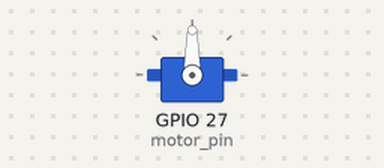
A program run on a simulated Raspberry Pi (BCM pin numbers). Shown: servo. Servo angles are drawn from the pulse width (0.5 ms = 0°, 2.5 ms = 180°). At 18.0 s the program stops and its outputs stay as they are.

Above: at 0.05 s.
At 3.0 s:
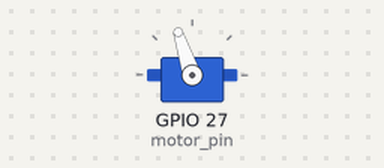
At 6.0 s:
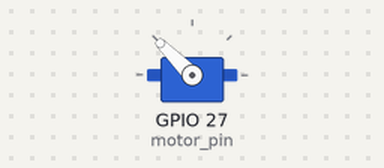
Timing chart, 0 to 7.8 s (numbered marks = the images above):
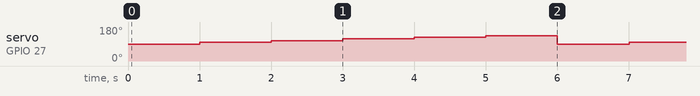

The program:

smaple.py
```python
import pigpio
import time
motor_pin = 27 #メモしたGPIO番号

pi = pigpio.pi()

for i in range(3):
        pi.set_servo_pulsewidth(motor_pin, 1500)
        time.sleep(1)
        pi.set_servo_pulsewidth(motor_pin, 1600)
        time.sleep(1)
        pi.set_servo_pulsewidth(motor_pin, 1700)
        time.sleep(1)
        pi.set_servo_pulsewidth(motor_pin, 1800)
        time.sleep(1)
        pi.set_servo_pulsewidth(motor_pin, 1900)
        time.sleep(1)
        pi.set_servo_pulsewidth(motor_pin, 2000)
        time.sleep(1)


pi.set_servo_pulsewidth(motor_pin, 0)
pi.stop()
```

Measured:
- by itself, servo on GPIO 27 (motor_pin): repeats every 6.0 s: 108° 1.0 s, 117° 1.0 s, 126° 1.0 s, 135° 1.0 s, 90° 1.0 s, 99° 1.0 s
